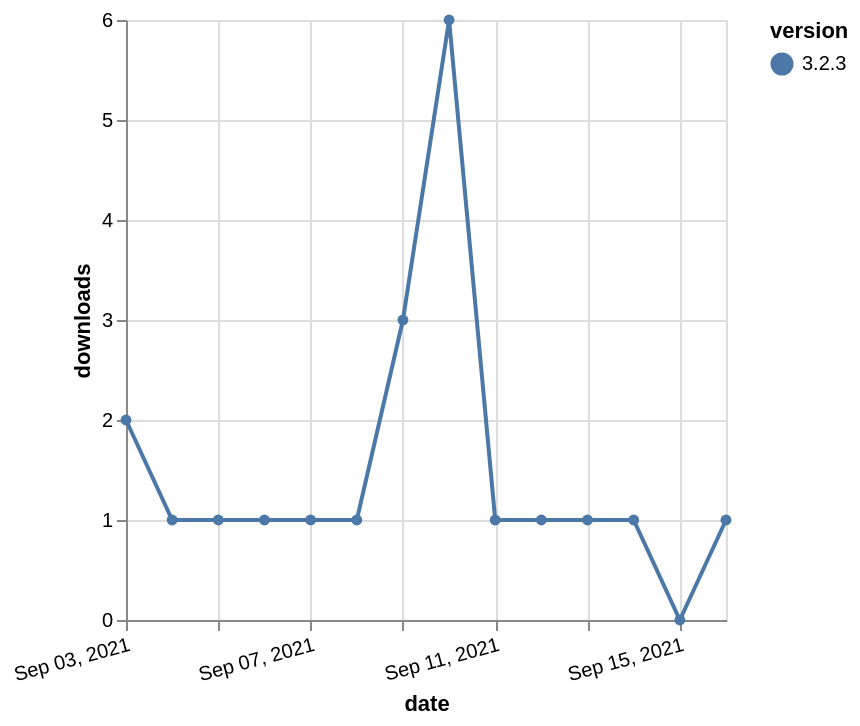

Express this chart as Vega-Lite.
### Vega-Lite specification from a JSON file in a GitHub repository (floating-point values rounded to 4 significant figures)
{"$schema": "https://vega.github.io/schema/vega-lite/v5.json", "description": "A simple bar chart with embedded data.", "data": {"values": [{"date": "2021-09-03", "total": 559, "delta": 2, "version": "3.2.3"}, {"date": "2021-09-04", "total": 560, "delta": 1, "version": "3.2.3"}, {"date": "2021-09-05", "total": 561, "delta": 1, "version": "3.2.3"}, {"date": "2021-09-06", "total": 562, "delta": 1, "version": "3.2.3"}, {"date": "2021-09-07", "total": 563, "delta": 1, "version": "3.2.3"}, {"date": "2021-09-08", "total": 564, "delta": 1, "version": "3.2.3"}, {"date": "2021-09-09", "total": 567, "delta": 3, "version": "3.2.3"}, {"date": "2021-09-10", "total": 573, "delta": 6, "version": "3.2.3"}, {"date": "2021-09-11", "total": 574, "delta": 1, "version": "3.2.3"}, {"date": "2021-09-12", "total": 575, "delta": 1, "version": "3.2.3"}, {"date": "2021-09-13", "total": 576, "delta": 1, "version": "3.2.3"}, {"date": "2021-09-14", "total": 577, "delta": 1, "version": "3.2.3"}, {"date": "2021-09-15", "total": 577, "delta": 0, "version": "3.2.3"}, {"date": "2021-09-16", "total": 578, "delta": 1, "version": "3.2.3"}]}, "width": "container", "mark": {"type": "line", "point": {"filled": true}}, "encoding": {"x": {"field": "date", "type": "temporal", "timeUnit": "yearmonthdate", "title": "date", "axis": {"labelAngle": -15}}, "y": {"field": "delta", "type": "quantitative", "title": "downloads"}, "color": {"field": "version", "type": "nominal"}, "tooltip": {"field": "delta"}}}
